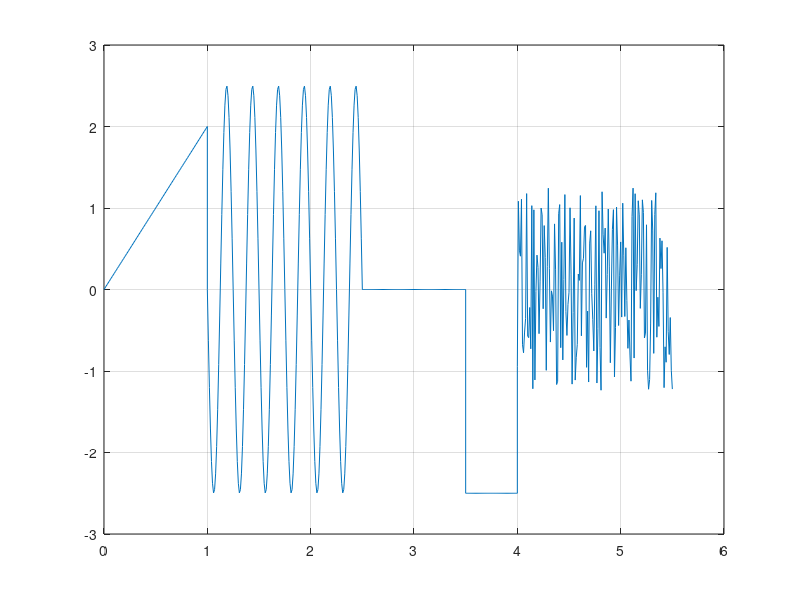

This chart was generated by the following MATLAB code:
%% Gabalveida sign?la mont???
%% Sinuso?da
t_sin = 1:0.01:2.5;
% y_sin = A0+A*sin(2*pi*f*(t-delay))
A0 = 0; A = -2.5; T = (2.5-1)/6; f = 1/T; delay = 1;
y_sin = A0+A*sin(2*pi*f*(t_sin-delay));
%plot(t_sin,y_sin)
%% Line?ri main?gs sign?ls
t_saw = 0:0.01:1;
% y_saw = k*t(t_saw-delay)
yA = 0; yB = 2; tA = 0; tB = 1; delay = 0;
k = (yA-yB)/(tA-tB)  %l?knes sl?puma koeficents
% delay - lai noteiktu delayr ir j?skat?s krustpunkts ar t asi (y=0)
y_saw = k*(t_saw-delay);
%plot(t_saw,y_saw)
%% Konstantes sign?ls
t_const = 2.5:0.01:3.5;
%y_const = zeroes(1,1) - 2.5;
%y_const = ones(1,1)*2.5;
% nav korekti, ja t_const izmain?s, tad y_const nemain?sies
y_const = zeros(size(t_const)); y_const = zeros(size(t_const));
%plot(t_const,y_const)
%% Nulles signals
t_zero = 3.5:0.01:4;
y_zero = zeros(size(t_zero)) -2.5;
%% trok??a sign?ls
t_noise = 4:0.01:5.5;
y_noise = rand(size(t_noise)) * 2.50 - 1.25;
%plot(t_noise,y_noise)
%% Sign?lu apvieno?ana
t = [t_saw,t_sin,t_const,t_zero,t_noise];
y = [y_saw,y_sin,y_const,y_zero,y_noise];
plot(t,y)
ylim([-3 3])
grid on